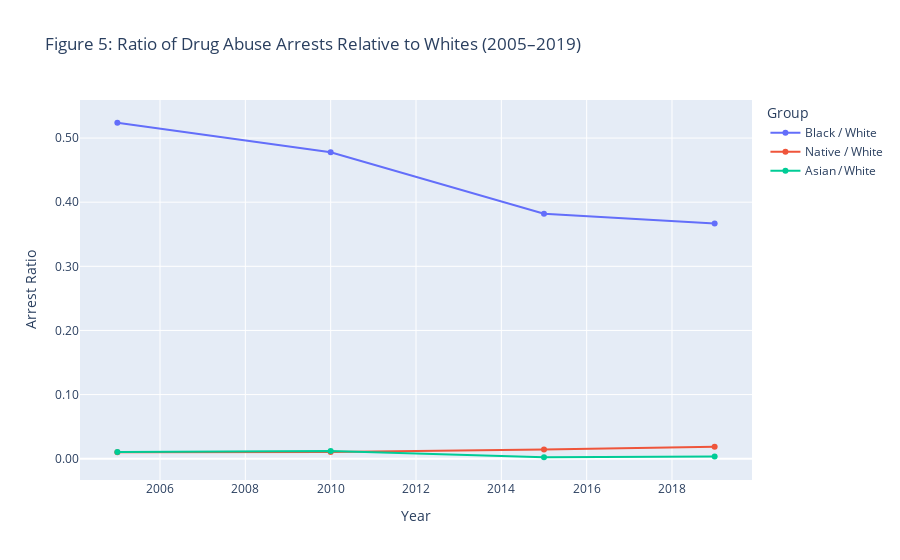

Notebook code for this chart:
### Markdown cell above
Figure 3 presents these four groups in a hierarchical manner to visually illustrate the composition of the total number of arrests each year. Although the total number of arrests rose from approximately 1.2 million in 2005 to a peak of approximately 1.5 million in 2015, the proportions of each race in the "pie chart" changed very little. White Americans consistently occupied about seven-tenths of the volume; Blacks account for approximately 30% of the total population and this proportion continues to decline; and the combined proportion of Native Americans/Asians remained below 2%. This visual presentation powerfully demonstrates the fact that, despite the numerous eye-catching remarks about the focus of new opioid drug prosecutions, the overall law enforcement framework has not truly achieved diversity - the old patterns targeting Black and Brown communities still exist, while new law enforcement actions targeting white suburbs are also continuing.

**Arrest Ratio**

### Code cell
df = pd.read_csv("C:/Users/hp/working-with-data/research-project/data/processed/cleaned_table43_drug_abuse.csv")

df["Black_to_White"]    = df["Black"]    / df["White"]
df["Native_to_White"]   = df["Native"]   / df["White"]
df["AsianPI_to_White"]  = df["Asian_PI"] / df["White"]

ratio_df = df.melt(
    id_vars="Year",
    value_vars=["Black_to_White", "Native_to_White", "AsianPI_to_White"],
    var_name="Group",
    value_name="Ratio"
)
ratio_df["Group"] = ratio_df["Group"].map({
    "Black_to_White": "Black / White",
    "Native_to_White": "Native / White",
    "AsianPI_to_White": "Asian / White"
})

fig4 = px.line(
    ratio_df,
    x="Year",
    y="Ratio",
    color="Group",
    markers=True,
    title="Figure 5: Ratio of Drug Abuse Arrests Relative to Whites (2005–2019)",
    labels={"Ratio":"Arrest Ratio","Year":"Year"}
)
fig4.update_yaxes(tickformat=".2f")
fig4.show()

### Figure 1 — Plotly figure (JSON) as saved in the notebook; plotly's stock layout.template omitted (floating-point values rounded to 4 significant figures)
{"data": [{"hovertemplate": "Group=Black / White<br>Year=%{x}<br>Arrest Ratio=%{y}<extra></extra>", "legendgroup": "Black / White", "line": {"color": "#636efa", "dash": "solid"}, "marker": {"symbol": "circle"}, "mode": "lines+markers", "name": "Black / White", "orientation": "v", "showlegend": true, "type": "scatter", "x": [2005, 2010, 2015, 2019], "xaxis": "x", "y": [0.5239, 0.4778, 0.3821, 0.3668], "yaxis": "y"}, {"hovertemplate": "Group=Native / White<br>Year=%{x}<br>Arrest Ratio=%{y}<extra></extra>", "legendgroup": "Native / White", "line": {"color": "#EF553B", "dash": "solid"}, "marker": {"symbol": "circle"}, "mode": "lines+markers", "name": "Native / White", "orientation": "v", "showlegend": true, "type": "scatter", "x": [2005, 2010, 2015, 2019], "xaxis": "x", "y": [0.009981, 0.01035, 0.01458, 0.01883], "yaxis": "y"}, {"hovertemplate": "Group=Asian / White<br>Year=%{x}<br>Arrest Ratio=%{y}<extra></extra>", "legendgroup": "Asian / White", "line": {"color": "#00cc96", "dash": "solid"}, "marker": {"symbol": "circle"}, "mode": "lines+markers", "name": "Asian / White", "orientation": "v", "showlegend": true, "type": "scatter", "x": [2005, 2010, 2015, 2019], "xaxis": "x", "y": [0.01066, 0.0122, 0.002299, 0.003475], "yaxis": "y"}], "layout": {"autosize": true, "legend": {"title": {"text": "Group"}, "tracegroupgap": 0}, "title": {"text": "Figure 5: Ratio of Drug Abuse Arrests Relative to Whites (2005–2019)"}, "xaxis": {"anchor": "y", "autorange": true, "domain": [0, 1], "range": [2004.0, 2020.0], "title": {"text": "Year"}, "type": "linear"}, "yaxis": {"anchor": "x", "autorange": true, "domain": [0, 1], "range": [-0.04074, 0.5669], "tickformat": ".2f", "title": {"text": "Arrest Ratio"}, "type": "linear"}}}
